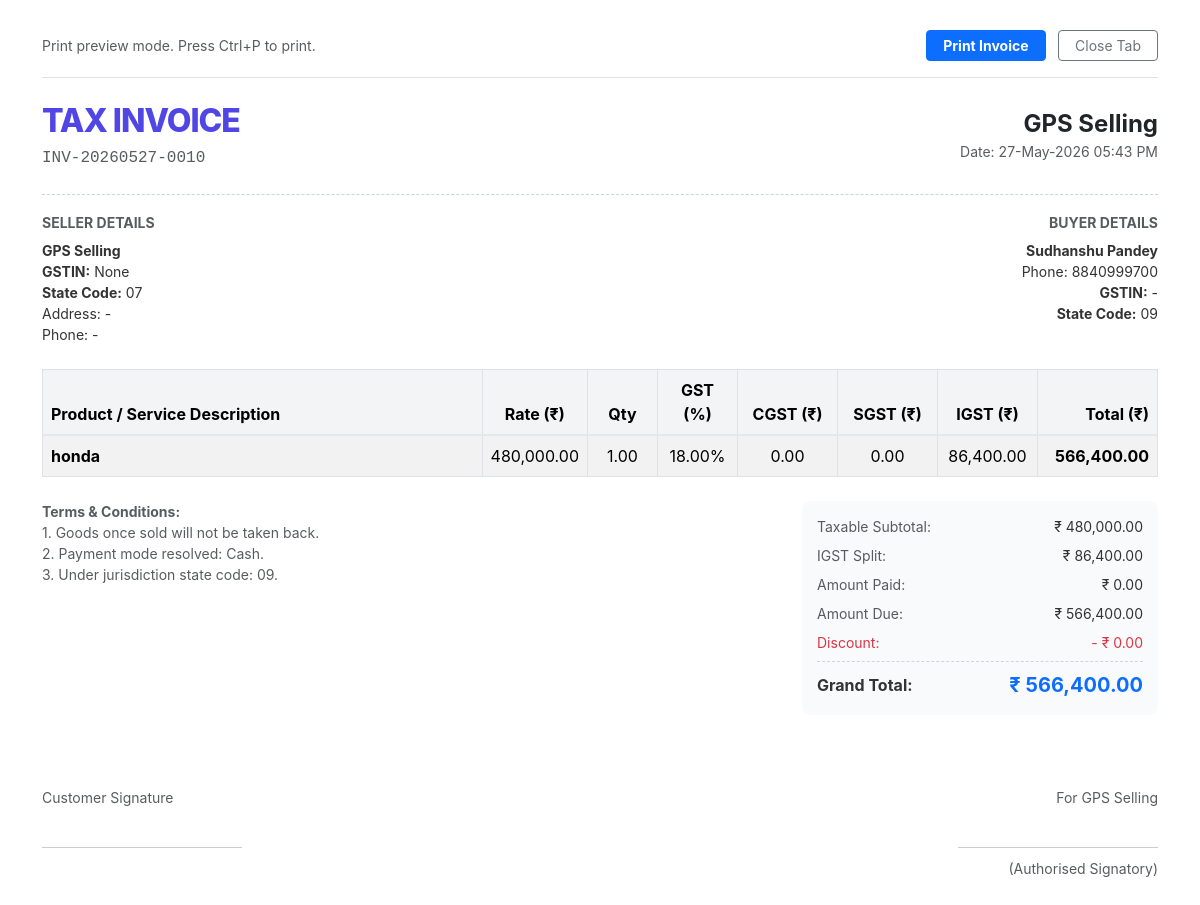
The app's page /billing/print/52443e51-7e80-4d47-9825-011db6cdf8d1 (signed in) with its own data.
### app/models/billing.py (models this page shows, shortened)
class Invoice(TenantBase):
    __tablename__ = 'invoices'
    invoice_number = db.Column(db.String(50), nullable=False, index=True)
    financial_year = db.Column(db.String(10), nullable=False, default='2526', index=True)
    invoice_date = db.Column(db.Date, default=datetime.date.today, index=True)
    due_date = db.Column(db.Date)
    register_session_id = db.Column(
        UUIDType,
        db.ForeignKey('cash_register_sessions.id', ondelete='SET NULL'),
        nullable=True,
        index=True
    )
    customer_id = db.Column(
        UUIDType,
        db.ForeignKey('customers.id', ondelete='SET NULL'),
        nullable=True,
        index=True
    )
    customer_name = db.Column(db.String(150), nullable=False)
    customer_phone = db.Column(db.String(15))
    customer_gstin = db.Column(db.String(15))
    customer_state_code = db.Column(db.String(2), default='07')  # For GST calculation
    customer_address = db.Column(db.Text)
    sub_total = db.Column(db.Numeric(10, 2), default=0.0)
    cgst = db.Column(db.Numeric(10, 2), default=0.0)
    sgst = db.Column(db.Numeric(10, 2), default=0.0)
    igst = db.Column(db.Numeric(10, 2), default=0.0)
    discount_amount = db.Column(db.Numeric(10, 2), default=0.0)
    discount_percentage = db.Column(db.Numeric(5, 2), default=0.0)
    shipping_amount = db.Column(db.Numeric(10, 2), default=0.0)
    total_amount = db.Column(db.Numeric(10, 2), default=0.0)
    @property
    def discount(self):
        return float(self.discount_amount or 0.0)
    payment_mode = db.Column(db.String(50), default='Cash')  # Cash, Card, Check, Bank Transfer, etc.
    payment_status = db.Column(db.String(30), default='Pending')  # Pending, Partial, Paid
    amount_paid = db.Column(db.Numeric(10, 2), default=0.0)
    status = db.Column(db.String(30), default='Draft')  # Draft, Submitted, Accepted, Rejected, Paid
    notes = db.Column(db.Text)
    terms_conditions = db.Column(db.Text)
    __table_args__ = (
        db.UniqueConstraint('tenant_id', 'financial_year', 'invoice_number', name='uq_tenant_fy_invoice_number'),
    )
    created_by_id = db.Column(
        UUIDType,
        db.ForeignKey('users.id', ondelete='SET NULL'),
        nullable=True
    )
    updated_by_id = db.Column(
        UUIDType,
        db.ForeignKey('users.id', ondelete='SET NULL'),
        nullable=True
    )
    items = db.relationship(
        'InvoiceItem',
        back_populates='invoice',
        cascade='all, delete-orphan',
        lazy='joined'
    )
    payments = db.relationship(
        'Payment',
        back_populates='invoice',
        cascade='all, delete-orphan',
        lazy='dynamic'
    )
    customer = db.relationship('Customer', backref='invoices')
    register_session = db.relationship('CashRegisterSession', backref='invoices')
    created_by = db.relationship('User', foreign_keys=[created_by_id], backref='invoices_created')
    updated_by = db.relationship('User', foreign_keys=[updated_by_id], backref='invoices_updated')
    def get_pending_amount(self):
        return float(self.total_amount) - float(self.amount_paid)

class InvoiceItem(Base):
    __tablename__ = 'invoice_items'
    invoice_id = db.Column(
        UUIDType,
        db.ForeignKey('invoices.id', ondelete='CASCADE'),
        nullable=False,
        index=True
    )
    product_id = db.Column(
        UUIDType,
        db.ForeignKey('products.id', ondelete='SET NULL'),
        nullable=True
    )
    product_name = db.Column(db.String(255), nullable=False)
    product_sku = db.Column(db.String(50))
    description = db.Column(db.Text)
    quantity = db.Column(db.Numeric(10, 2), default=1.0, nullable=False)
    unit_price = db.Column(db.Numeric(10, 2), default=0.0, nullable=False)
    gst_rate = db.Column(db.Numeric(5, 2), default=18.0)
    cgst_amount = db.Column(db.Numeric(10, 2), default=0.0)
    sgst_amount = db.Column(db.Numeric(10, 2), default=0.0)
    igst_amount = db.Column(db.Numeric(10, 2), default=0.0)
    subtotal = db.Column(db.Numeric(10, 2), default=0.0)
    discount_amount = db.Column(db.Numeric(10, 2), default=0.0)
    total_amount = db.Column(db.Numeric(10, 2), default=0.0)
    invoice = db.relationship('Invoice', back_populates='items')
    product = db.relationship('Product', backref='invoice_items')

### app/models/core.py (models this page shows, shortened)
class Base(db.Model):
    __abstract__ = True
    id = db.Column(UUIDType, primary_key=True, default=lambda: str(uuid.uuid4()))
    created_at = db.Column(db.DateTime, default=datetime.datetime.utcnow, index=True)
    updated_at = db.Column(db.DateTime, default=datetime.datetime.utcnow, onupdate=datetime.datetime.utcnow)
    is_deleted = db.Column(db.Boolean, default=False, index=True)

class Organization(Base):
    __tablename__ = 'organizations'
    name = db.Column(db.String(150), nullable=False)
    subdomain = db.Column(db.String(50), unique=True, index=True, nullable=False)
    is_active = db.Column(db.Boolean, default=True, index=True)
    plan_name = db.Column(db.String(50), default='Free')
    users = db.relationship('User', back_populates='organization', lazy=True)

### app/models/organizations.py (models this page shows, shortened)
class OrganizationDetail(Base):
    __tablename__ = 'organization_details'
    organization_id = db.Column(UUIDType, db.ForeignKey('organizations.id', ondelete='CASCADE'), nullable=False, unique=True, index=True)
    gstin = db.Column(db.String(15))
    billing_email = db.Column(db.String(120))
    billing_phone = db.Column(db.String(15))
    billing_address = db.Column(db.Text)
    state_code = db.Column(db.String(2), default='07')  # Indian State Code (default Delhi)
    pan_number = db.Column(db.String(10))
    currency = db.Column(db.String(3), default='INR')
    organization = db.relationship('Organization', backref=db.backref('details', uselist=False, lazy=True, cascade='all, delete-orphan'))

### app/blueprints/billing/routes.py (the view)
@billing_bp.route('/print/<invoice_id>')
@login_required
@billing_management_required
def print_invoice(invoice_id):
    invoice = get_invoice_by_id(invoice_id, current_user.organization_id)
    if not invoice:
        flash("Invoice not found.", "danger")
        return redirect(url_for('billing.list_invoices'))
    org_detail = OrganizationDetail.query.filter_by(organization_id=current_user.organization_id).first()
    return render_template('billing/print.html', invoice=invoice, org_detail=org_detail)

### app/blueprints/billing/permissions.py (called while the page is built)
def billing_management_required(f):
    @wraps(f)
    def decorated_function(*args, **kwargs):
        if not current_user.is_authenticated or not current_user.has_permission('can_manage_billing'):
            abort(403)
        return f(*args, **kwargs)
    return decorated_function

### app/blueprints/billing/services.py (called while the page is built)
def get_invoice_by_id(invoice_id, organization_id):
    return Invoice.query.filter_by(
        id=invoice_id,
        organization_id=organization_id,
        is_deleted=False
    ).first()

### app/models/core.py (called while the page is built)
    def process_bind_param(self, value, dialect):
        if value is None:
            return value
        return str(value)

    def process_result_value(self, value, dialect):
        if value is None:
            return value
        return str(value)

    def has_permission(self, perm_name):
        for role in self.roles:
            if any(perm.name == perm_name for perm in role.permissions):
                return True
        return False

### app/blueprints/billing/templates/billing/print.html (shortened to what this page needs)
<!DOCTYPE html>
<html lang="en">
<head>
    <link href="https://cdn.jsdelivr.net/npm/bootstrap@5.3.2/dist/css/bootstrap.min.css" rel="stylesheet">
</head>
<body>
    <div class="container">
        <div class="d-flex justify-content-between align-items-center mb-4 no-print border-bottom pb-3">
            <span class="text-muted small"> Print preview mode. Press Ctrl+P to print.</span>
            <div>
                <button onclick="window.print();" class="btn btn-primary btn-sm px-3 fw-bold">Print Invoice</button>
                <button onclick="window.close();" class="btn btn-outline-secondary btn-sm px-3 ms-2">Close Tab</button>
            </div>
        </div>
        <div class="row align-items-center mb-4">
            <div class="col-6">
                <h2 class="invoice-title mb-1">TAX INVOICE</h2>
                <span class="font-monospace text-muted">{{ invoice.invoice_number }}</span>
            </div>
            <div class="col-6 text-end">
                <h4 class="fw-bold text-dark m-0">{{ current_user.organization.name }}</h4>
                <span class="text-muted small">Date: {{ invoice.created_at.strftime('%d-%b-%Y %I:%M %p') }}</span>
            </div>
        </div>
        <div class="divider"></div>
        <div class="row g-4 mb-4">
            <div class="col-6">
                <h6 class="text-uppercase fw-bold text-muted small">Seller Details</h6>
                <p class="small m-0">
                    <strong>{{ current_user.organization.name }}</strong><br>
                    <strong>GSTIN:</strong> {{ org_detail.gstin if (org_detail and org_detail.gstin) else "None" }}<br>
                    <strong>State Code:</strong> {{ org_detail.state_code if (org_detail and org_detail.state_code) else "07" }}<br>
                    Address: {{ org_detail.billing_address if (org_detail and org_detail.billing_address) else "-" }}<br>
                    Phone: {{ org_detail.billing_phone or "-" }}
                </p>
            </div>
            <div class="col-6 text-end">
                <h6 class="text-uppercase fw-bold text-muted small">Buyer Details</h6>
                <p class="small m-0">
                    <strong>{{ invoice.customer_name }}</strong><br>
                    Phone: {{ invoice.customer_phone or "-" }}<br>
                    <strong>GSTIN:</strong> {{ invoice.customer_gstin or "-" }}<br>
                    <strong>State Code:</strong> {{ invoice.customer_state_code or "-" }}
                </p>
            </div>
        </div>
        <table class="table table-bordered table-striped align-middle">
            <thead>
                <tr>
                    <th>Product / Service Description</th>
                    <th class="text-center" style="width: 100px;">Rate (₹)</th>
                    <th class="text-center" style="width: 70px;">Qty</th>
                    <th class="text-center" style="width: 80px;">GST (%)</th>
                    <th class="text-center" style="width: 100px;">CGST (₹)</th>
                    <th class="text-center" style="width: 100px;">SGST (₹)</th>
                    <th class="text-center" style="width: 100px;">IGST (₹)</th>
                    <th class="text-end" style="width: 120px;">Total (₹)</th>
                </tr>
            </thead>
            <tbody>
                {% for item in invoice.items %}
                <tr>
                    <td class="fw-bold">{{ item.product_name }}</td>
                    <td class="text-center">{{ "{:,.2f}".format(item.unit_price) }}</td>
                    <td class="text-center">{{ item.quantity }}</td>
                    <td class="text-center">{{ item.gst_rate }}%</td>
                    <td class="text-center">{{ "{:,.2f}".format(item.cgst_amount) }}</td>
                    <td class="text-center">{{ "{:,.2f}".format(item.sgst_amount) }}</td>
                    <td class="text-center">{{ "{:,.2f}".format(item.igst_amount) }}</td>
                    <td class="text-end fw-bold">{{ "{:,.2f}".format(item.total_amount) }}</td>
                </tr>
                {% endfor %}
            </tbody>
        </table>
        <div class="row mt-4">
            <div class="col-8">
                <p class="text-muted small">
                    <strong>Terms & Conditions:</strong><br>
                    1. Goods once sold will not be taken back.<br>
                    2. Payment mode resolved: {{ invoice.payment_mode }}.<br>
                    3. Under jurisdiction state code: {{ invoice.customer_state_code }}.
                </p>
            </div>
            <div class="col-4">
                <div class="totals-box">
                    <div class="d-flex justify-content-between mb-2">
                        <span class="text-muted small">Taxable Subtotal:</span>
                        <span class="small">₹ {{ "{:,.2f}".format(invoice.sub_total) }}</span>
                    </div>
                    {% if invoice.igst > 0 %}
                    <div class="d-flex justify-content-between mb-2">
                        <span class="text-muted small">IGST Split:</span>
                        <span class="small">₹ {{ "{:,.2f}".format(invoice.igst) }}</span>
                    </div>
                    {% endif %}
                    <div class="d-flex justify-content-between mb-2">
                        <span class="text-muted small">Amount Paid:</span>
                        <span class="small">₹ {{ "{:,.2f}".format(invoice.amount_paid) }}</span>
                    </div>
                    <div class="d-flex justify-content-between mb-2">
                        <span class="text-muted small">Amount Due:</span>
                        <span class="small">₹ {{ "{:,.2f}".format(invoice.get_pending_amount()) }}</span>
                    </div>
                    <div class="d-flex justify-content-between mb-2 text-danger">
                        <span class="small">Discount:</span>
                        <span class="small">- ₹ {{ "{:,.2f}".format(invoice.discount) }}</span>
                    </div>
                    <div class="divider my-2"></div>
                    <div class="d-flex justify-content-between align-items-center">
                        <span class="fw-bold">Grand Total:</span>
                        <span class="fs-5 fw-bold text-primary">₹ {{ "{:,.2f}".format(invoice.total_amount) }}</span>
                    </div>
                </div>
            </div>
        </div>
        <div class="row mt-5 pt-4">
            <div class="col-6">
                <p class="small text-muted mb-0">Customer Signature</p>
                <div style="border-bottom: 1px solid #ccc; width: 200px; height: 40px;"></div>
            </div>
            <div class="col-6 text-end">
                <p class="small text-muted mb-0">For {{ current_user.organization.name }}</p>
                <div class="d-inline-block" style="border-bottom: 1px solid #ccc; width: 200px; height: 40px;"></div>
                <p class="small text-muted mt-1">(Authorised Signatory)</p>
            </div>
        </div>
    </div>
</body>
</html>

### app/blueprints/billing/templates/billing/print.html (style rules this page uses)
body { font-family: 'Inter', -apple-system, BlinkMacSystemFont, "Segoe UI", Roboto, sans-serif; color: #333; background-color: #fff; padding: 30px; }
.invoice-title { font-weight: 800; color: #4f46e5; letter-spacing: -1px; }
.table { margin-top: 20px; }
.table thead th { background-color: #f3f4f6 !important; border-bottom: 2px solid #e5e7eb; }
.totals-box { background-color: #f9fafb; border-radius: 8px; padding: 15px; max-width: 400px; margin-left: auto; }
.divider { border-top: 1px dashed #cbd5e1; margin: 20px 0; }

### records on screen
Invoice: invoice_number "INV-20260527-0010", created_at "27-May-2026 05:43 PM", customer_name "Sudhanshu Pandey", customer_phone "8840999700", customer_gstin "-", customer_state_code "09", payment_mode "Cash", sub_total "480,000.00", igst "86,400.00", amount_paid "0.00", get_pending_amount "566,400.00", discount "0.00", total_amount "566,400.00"
Organization: organization.name "GPS Selling"
OrganizationDetail: gstin "None", state_code "07", billing_address "-", billing_phone "-"
InvoiceItem: product_name "honda", unit_price "480,000.00", quantity "1.00", gst_rate "18.00", cgst_amount "0.00", sgst_amount "0.00", igst_amount "86,400.00", total_amount "566,400.00"
